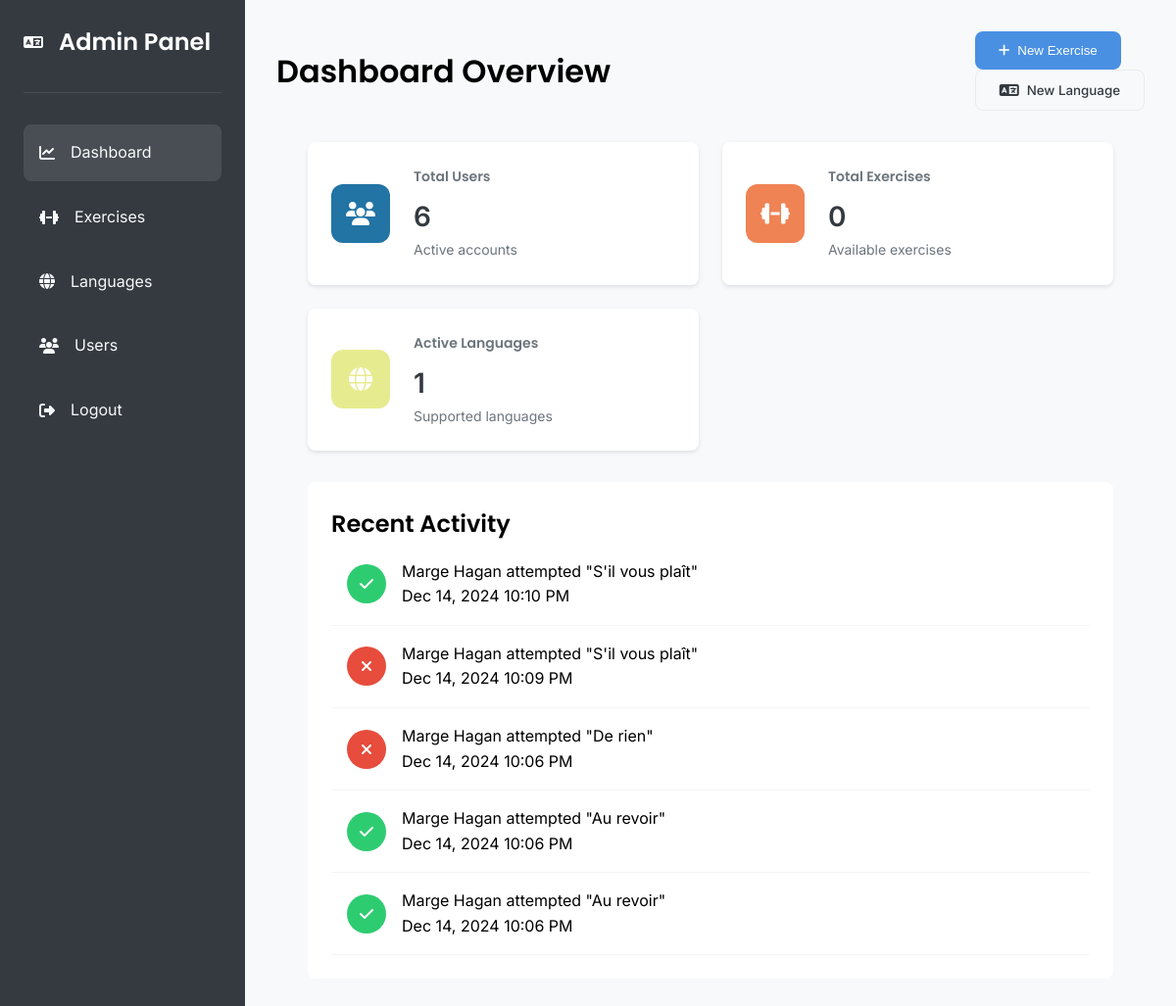
/view/admin/dashboard.php (signed in), run on the app's committed database.
### tables this page shows
CREATE TABLE `word_attempts` (
  `attemptId` int(11) NOT NULL,
  `userId` int(11) NOT NULL,
  `wordId` int(11) NOT NULL,
  `isCorrect` tinyint(1) NOT NULL,
  `attemptDate` timestamp NOT NULL DEFAULT current_timestamp()
);

CREATE TABLE `users` (
  `id` int(11) NOT NULL,
  `firstName` varchar(50) NOT NULL,
  `lastName` varchar(50) NOT NULL,
  `email` varchar(80) NOT NULL,
  `password` varchar(255) NOT NULL,
  `role` enum('admin','teacher','student') NOT NULL DEFAULT 'student',
  `joinDate` timestamp NOT NULL DEFAULT current_timestamp(),
  `is_admin` tinyint(1) DEFAULT 0
);

CREATE TABLE `words` (
  `wordId` int(11) NOT NULL,
  `languageId` int(11) NOT NULL,
  `original_text` varchar(255) NOT NULL,
  `categoryId` int(11) NOT NULL,
  `word` varchar(100) NOT NULL,
  `translation` varchar(100) NOT NULL,
  `pronunciation` varchar(100) DEFAULT NULL,
  `category` varchar(50) DEFAULT NULL,
  `difficulty` enum('easy','medium','hard') NOT NULL DEFAULT 'medium',
  `createdAt` timestamp NOT NULL DEFAULT current_timestamp(),
  `context_type` enum('noun','verb','adjective','phrase','other') NOT NULL DEFAULT 'other'
);

### view/admin/dashboard.php (the view, shortened to what this page needs)
<?php
require_once '../../config/db_connect.php';
$stats = [
    'total_users' => $pdo->query("SELECT COUNT(*) FROM users")->fetchColumn(),
    'total_exercises' => $pdo->query("SELECT COUNT(*) FROM exercise_templates")->fetchColumn(),
    'active_languages' => $pdo->query("SELECT COUNT(*) FROM languages WHERE active = 1")->fetchColumn()
];
$recentActivity = $pdo->query("
    SELECT u.firstName, u.lastName, w.word, wa.attemptDate, wa.isCorrect
    FROM word_attempts wa
    JOIN users u ON wa.userId = u.id
    JOIN words w ON wa.wordId = w.wordId
    ORDER BY wa.attemptDate DESC LIMIT 5
")->fetchAll();
?>
<!DOCTYPE html>
<html lang="en">
<head>
    <link rel="stylesheet" href="https://cdnjs.cloudflare.com/ajax/libs/font-awesome/6.5.1/css/all.min.css">
    <link rel="stylesheet" href="../../assets/css/styles.css">
    <link rel="stylesheet" href="../../assets/css/admin/dashboard.css">
</head>
<body>
    <div class="admin-container">
        <aside class="sidebar">
            <div class="sidebar-header">
                <i class="fas fa-language"></i>
                <h2>Admin Panel</h2>
            </div>
            <nav class="sidebar-nav">
                <a href="dashboard.php" class="active">
                    <i class="fas fa-chart-line"></i>
                    <span>Dashboard</span>
                </a>
                <a href="exercises.php">
                    <i class="fas fa-dumbbell"></i>
                    <span>Exercises</span>
                </a>
                <a href="languages.php">
                    <i class="fas fa-globe"></i>
                    <span>Languages</span>
                </a>
                <a href="users.php">
                    <i class="fas fa-users"></i>
                    <span>Users</span>
                </a>
                <a href="../../actions/admin/logout.php" class="logout">
                    <i class="fas fa-sign-out-alt"></i>
                    <span>Logout</span>
                </a>
            </nav>
        </aside>
        <main class="main-content">
            <header class="content-header">
                <h1>Dashboard Overview</h1>
                <div class="header-actions">
                    <button class="btn-primary" onclick="window.location.href='exercises.php'">
                        <i class="fas fa-plus"></i> New Exercise
                    </button>
                    <button class="btn btn-secondary" onclick="window.location.href='languages.php'">
                        <i class="fas fa-language"></i> New Language
                    </button>
                </div>
            </header>
            <div class="stats-grid">
                <div class="stat-card">
                    <div class="stat-icon users">
                        <i class="fas fa-users"></i>
                    </div>
                    <div class="stat-info">
                        <h3>Total Users</h3>
                        <p class="stat-value"><?php echo $stats['total_users']; ?></p>
                        <p class="stat-label">Active accounts</p>
                    </div>
                </div>
                <div class="stat-card">
                    <div class="stat-icon exercises">
                        <i class="fas fa-dumbbell"></i>
                    </div>
                    <div class="stat-info">
                        <h3>Total Exercises</h3>
                        <p class="stat-value"><?php echo $stats['total_exercises']; ?></p>
                        <p class="stat-label">Available exercises</p>
                    </div>
                </div>
                <div class="stat-card">
                    <div class="stat-icon languages">
                        <i class="fas fa-globe"></i>
                    </div>
                    <div class="stat-info">
                        <h3>Active Languages</h3>
                        <p class="stat-value"><?php echo $stats['active_languages']; ?></p>
                        <p class="stat-label">Supported languages</p>
                    </div>
                </div>
            </div>
            <section class="recent-activity">
                <h2>Recent Activity</h2>
                <div class="activity-list">
                    <?php foreach ($recentActivity as $activity): ?>
                        <div class="activity-item">
                            <div class="activity-status <?php echo $activity['isCorrect'] ? 'success' : 'error'; ?>">
                                <i class="fas fa-<?php echo $activity['isCorrect'] ? 'check' : 'times'; ?>"></i>
                            </div>
                            <div class="activity-details">
                                <p class="activity-text">
                                    <?php echo htmlspecialchars($activity['firstName'] . ' ' . $activity['lastName']); ?>
                                    attempted "<?php echo htmlspecialchars($activity['word']); ?>"
                                </p>
                                <span class="activity-time">
                                    <?php echo date('M j, Y g:i A', strtotime($activity['attemptDate'])); ?>
                                </span>
                            </div>
                        </div>
                    <?php endforeach; ?>
                </div>
            </section>
        </main>
    </div>
</body>
</html>

### assets/css/styles.css (style rules this page uses)
:root { --ucla-blue: #2274A5; --mindaro: #E7EB90; --coral: #EF8354; --white: #FFFFFF; --black: #000000; --gray-light: #F5F5F5; --gray: #666666; --font-heading: 'Poppins', sans-serif; --font-body: 'Inter', sans-serif; }
* { margin: 0; padding: 0; box-sizing: border-box; }
body { font-family: var(--font-body); line-height: 1.6; color: var(--black); }
h1, h2, h3, h4, h5, h6 { font-family: var(--font-heading); font-weight: 600; }
.btn { padding: 12px 24px; border: none; border-radius: 8px; cursor: pointer; font-weight: 500; font-family: var(--font-body); transition: all 0.3s ease; display: inline-flex; align-items: center; gap: 8px; }
.btn i { font-size: 1.2em; }
.btn-primary { background-color: var(--ucla-blue); color: var(--white); }
.btn-secondary { background-color: var(--mindaro); color: var(--ucla-blue); }

### assets/css/admin/dashboard.css (style rules this page uses)
:root { --primary: #4A90E2; --secondary: #6C757D; --success: #2ECC71; --warning: #F1C40F; --danger: #E74C3C; --light: #F8F9FA; --dark: #343A40; --white: #FFFFFF; --border: #E9ECEF; --shadow: 0 2px 4px rgba(0,0,0,0.1); }
.admin-container { display: grid; grid-template-columns: 250px 1fr; min-height: 100vh; }
.sidebar { background: var(--dark); color: var(--white); padding: 1.5rem; }
.sidebar-header { display: flex; align-items: center; gap: 1rem; padding-bottom: 2rem; border-bottom: 1px solid rgba(255,255,255,0.1); }
.sidebar-nav { margin-top: 2rem; display: flex; flex-direction: column; gap: 0.5rem; }
.sidebar-nav a { display: flex; align-items: center; gap: 1rem; padding: 1rem; color: var(--light); text-decoration: none; border-radius: 8px; transition: all 0.3s ease; }
.sidebar-nav a:hover, .sidebar-nav a.active { background: rgba(255,255,255,0.1); }
.main-content { padding: 2rem; background: var(--light); }
.content-header { display: flex; justify-content: space-between; align-items: center; margin-bottom: 2rem; }
.stats-grid { display: grid; grid-template-columns: repeat(auto-fit, minmax(300px, 1fr)); gap: 1.5rem; margin: 2rem; }
.stat-card { background: var(--white); padding: 1.5rem; border-radius: 8px; box-shadow: 0 2px 4px rgba(0,0,0,0.1); display: flex; align-items: center; gap: 1.5rem; }
.stat-icon { width: 60px; height: 60px; border-radius: 12px; display: flex; align-items: center; justify-content: center; font-size: 1.5rem; color: var(--white); }
.stat-icon.users { background: var(--ucla-blue); }
.stat-icon.exercises { background: var(--coral); }
.stat-icon.languages { background: var(--mindaro); }
.stat-info h3 { color: var(--secondary); font-size: 0.875rem; margin-bottom: 0.5rem; }
.stat-value { font-size: 1.75rem; font-weight: 600; color: var(--dark); margin: 0; }
.stat-label { color: var(--secondary); font-size: 0.875rem; margin: 0; }
.recent-activity { background: var(--white); border-radius: 8px; padding: 1.5rem; margin: 2rem; }
.activity-item { display: flex; align-items: center; gap: 1rem; padding: 1rem; border-bottom: 1px solid var(--gray-light); }
.activity-status { width: 40px; height: 40px; border-radius: 50%; display: flex; align-items: center; justify-content: center; color: var(--white); }
.activity-status.success { background: var(--success); }
.activity-status.error { background: var(--danger); }
.btn-primary, .btn-secondary { padding: 0.75rem 1.5rem; border-radius: 8px; border: none; font-weight: 500; display: flex; align-items: center; gap: 0.5rem; cursor: pointer; transition: all 0.3s ease; }
.btn-primary { background: var(--primary); color: var(--white); }
.btn-secondary { background: var(--light); color: var(--dark); border: 1px solid var(--border); }

### data on the page
word_attempts: isCorrect 1 (drawn), userId.lastName "Marge Hagan", wordId.word "S'il vous plaît", attemptDate "Dec 14, 2024 10:10 PM"
word_attempts: isCorrect 0 (drawn), userId.lastName "Marge Hagan", wordId.word "S'il vous plaît", attemptDate "Dec 14, 2024 10:09 PM"
word_attempts: isCorrect 0 (drawn), userId.lastName "Marge Hagan", wordId.word "De rien", attemptDate "Dec 14, 2024 10:06 PM"
word_attempts: isCorrect 1 (drawn), userId.lastName "Marge Hagan", wordId.word "Au revoir", attemptDate "Dec 14, 2024 10:06 PM"
word_attempts: isCorrect 1 (drawn), userId.lastName "Marge Hagan", wordId.word "Au revoir", attemptDate "Dec 14, 2024 10:06 PM"

### other printed values
$stats['total_users'] "6"
$stats['total_exercises'] "0"
$stats['active_languages'] "1"
